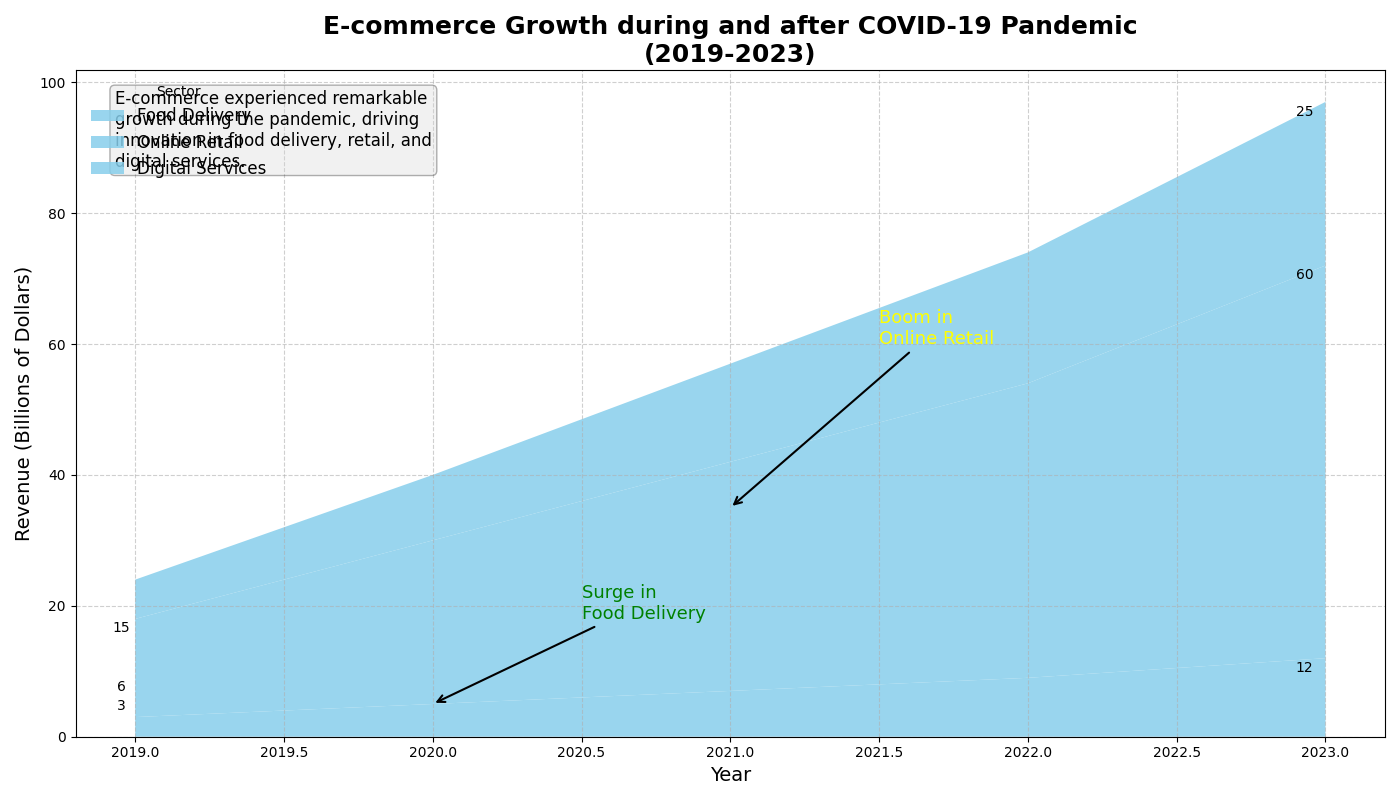

Write Python code to recreate this figure.
import matplotlib.pyplot as plt
import numpy as np

# Define the years of observation
years = np.arange(2019, 2024)

# E-commerce sector growth during the pandemic (in billions of dollars)
food_delivery = np.array([3, 5, 7, 9, 12])
online_retail = np.array([15, 25, 35, 45, 60])
digital_services = np.array([6, 10, 15, 20, 25])

# Create aggregate data for the area plot
ecommerce_data = np.vstack([food_delivery, online_retail, digital_services])

# Initialize the plot
fig, (ax1) = plt.subplots(figsize=(14, 8))

# Define a single color for the plot
single_color = '#87ceeb'

# Plot the stacked area chart with a single color
ax1.stackplot(years, ecommerce_data, labels=['Food Delivery', 'Online Retail', 'Digital Services'], colors=[single_color] * len(ecommerce_data), alpha=0.85)

# Customize the plot with titles and labels
ax1.set_title("E-commerce Growth during and after COVID-19 Pandemic\n(2019-2023)", fontsize=18, fontweight='bold')
ax1.set_xlabel('Year', fontsize=14)
ax1.set_ylabel('Revenue (Billions of Dollars)', fontsize=14)

# Add legend and grid for readability
ax1.legend(loc='upper left', fontsize=12, title='Sector', frameon=False)
ax1.grid(linestyle='--', alpha=0.6)

# Annotate significant transitions
ax1.annotate('Surge in\nFood Delivery', xy=(2020, 5), xytext=(2020.5, 18),
             arrowprops=dict(facecolor='green', arrowstyle='->', lw=1.5),
             fontsize=13, color='green')

ax1.annotate('Boom in\nOnline Retail', xy=(2021, 35), xytext=(2021.5, 60),
             arrowprops=dict(facecolor='yellow', arrowstyle='->', lw=1.5),
             fontsize=13, color='yellow')

# Add a descriptive text box for context
props = dict(boxstyle='round', facecolor='lightgray', alpha=0.3)
textstr = ('E-commerce experienced remarkable\n'
           'growth during the pandemic, driving\n'
           'innovation in food delivery, retail, and\n'
           'digital services.')
ax1.text(0.03, 0.97, textstr, transform=ax1.transAxes, fontsize=12,
         verticalalignment='top', bbox=props)

# Highlight start and end values for each sector
for idx, sector in enumerate(['Food Delivery', 'Online Retail', 'Digital Services']):
    ax1.annotate(f'{ecommerce_data[idx, 0]}', (2019, ecommerce_data[idx, 0]),
                 textcoords="offset points", xytext=(-10, 5), ha='center')
    ax1.annotate(f'{ecommerce_data[idx, -1]}', (2023, ecommerce_data[idx, -1] + np.sum(ecommerce_data[:idx, -1])),
                 textcoords="offset points", xytext=(-15, -10), ha='center')

# Automatically adjust layout
plt.tight_layout()

# Display the plot
plt.show()
